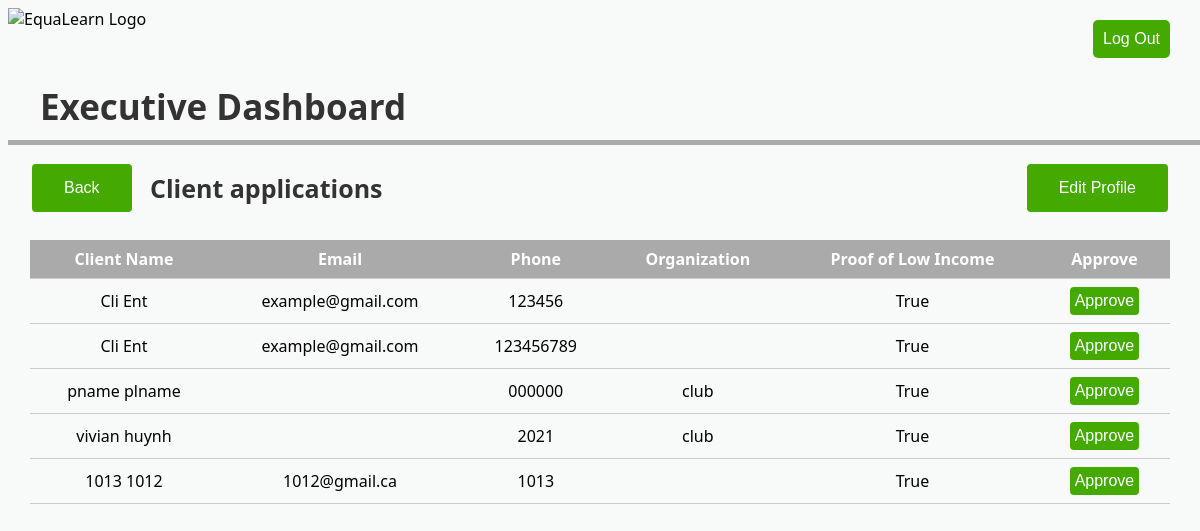
Before: /view_pending_clients/11/ with the older database file.
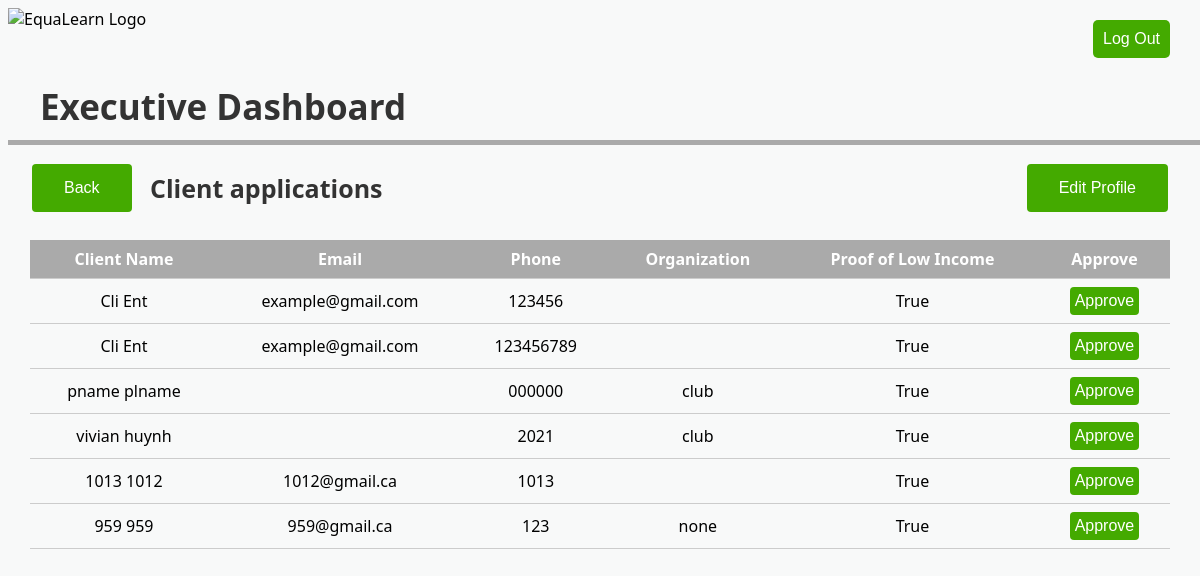
After: the same page with the newer database file.
### equalearn/models.py (models this page shows)
class User(models.Model):
    User_ID = models.AutoField(primary_key = True)
    username = models.CharField(max_length = 100, unique = True)
    usertype = models.CharField(max_length = 10, blank = True, null = True)
    name = models.CharField(max_length=50)
    phone_number = models.CharField(max_length = 12)
    email = models.CharField(max_length = 60)

class Client(User):
    referred_organization = models.CharField(max_length = 60)
    proof_of_low_income = models.BooleanField()
    accepted = models.BooleanField(default = False)

class User(models.Model):
    User_ID = models.AutoField(primary_key = True)
    username = models.CharField(max_length = 100, unique = True)
    usertype = models.CharField(max_length = 10, blank = True, null = True)
    name = models.CharField(max_length=50)
    phone_number = models.CharField(max_length = 12)
    email = models.CharField(max_length = 60)

### equalearn/views.py (the view)
# urls.py: url(r'view_pending_clients/(?P<id>\d+)/$', views.view_pending_clients, name = "view_pending_clients"),
def view_pending_clients(request, id):
    exec = Executive.objects.get(User_ID = id)
    unapprovedclients = Client.objects.filter(accepted = False)
    return render(request, 'approveclients.html', {'executive': exec, 'clients': unapprovedclients})

### templates/approveclients.html (shortened to what this page needs)
<!DOCTYPE html>
{% load static %}
<html>
<head>
  <link rel="stylesheet" href="{% static 'equalearndb/dashboardstyle.css' %}">
</head>
<a href = "{% url 'logout'%}"><button class = "logoutbutton">Log Out</button></a>
<img src = "https://i.imgur.com/Z9fdh0a.png" alt = "EquaLearn Logo" height = "50" style = "float:left">
<h1> Executive Dashboard </h1>
<div class="rectangle"></div>
<h2> Client applications </h2>
<button class = "button1" style = "button;">Back</button>
<button class = "editprofilebutton" style = "button;">Edit Profile</button>
    <div class="tableFixHead">
      <table>
        <thead>
   <tr>
    <th>Client Name</th>
    <th>Email</th>
    <th>Phone</th>
    <th>Organization</th>
    <th>Proof of Low Income</th>
    <th>Approve</th>
  </tr>
  {% for client in clients%}
  <tr>
    <td><center>{{client.name}}</center></td>
    <td><center>{{client.email}}</center></td>
    <td><center>{{client.phone_number}}</center></td>
    <td><center>{{client.referred_organization}}</center></td>
    <td><center>{{client.proof_of_low_income}}</center></td>
    <td><center><a href = "{% url 'approve_client' eid=executive.User_ID cid=client.User_ID %}"><button class = "tablebutton">Approve</button></a></center></td>
  </tr>
  {% endfor %}
      </table>
    </div>
</body>
</html>

Changed rows visible on the page:
added Client: name "959 959", email "959@gmail.ca", phone_number "123", referred_organization "none", proof_of_low_income "True"
